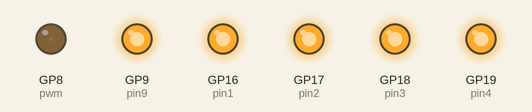
Bench run of a program on a simulated Raspberry Pi Pico running MicroPython. On the bench: output pins drawn as LEDs (lit = HIGH).

Above: at 0.05 s.
At 4.35 s:
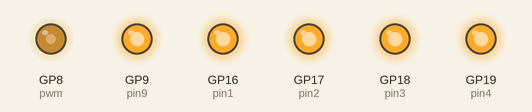
At 8.75 s:
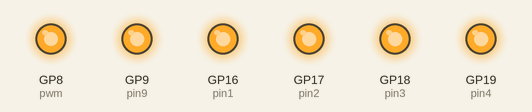
At 17.45 s:
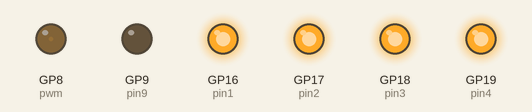
Timing chart, 0 to 22.8 s (numbered marks = the images above):
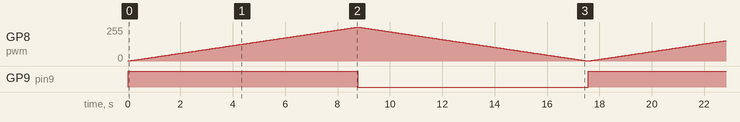

Measured:
- by itself, GP9 (pin9): alternates HIGH for 8.8 s and LOW for 8.8 s

The program:

pwm.py
```python
from machine import Pin, PWM
from time import sleep

pin1 = Pin(16, Pin.OUT)
pin2 = Pin(17, Pin.OUT)
pin3 = Pin(18, Pin.OUT)
pin4 = Pin(19, Pin.OUT)
pin1.value(1)
pin2.value(1)
pin3.value(1)
pin4.value(1)

pin9 = Pin(9, Pin.OUT)

pwm = PWM(Pin(8))

pwm.freq(100000)

while True:
    pin9.toggle()
    for duty in range(65536):
        pwm.duty_u16(duty)
        sleep(0.0001)
    pin9.toggle()
    for duty in range(65536, 0, -1):
        pwm.duty_u16(duty)
        sleep(0.0001)
```
